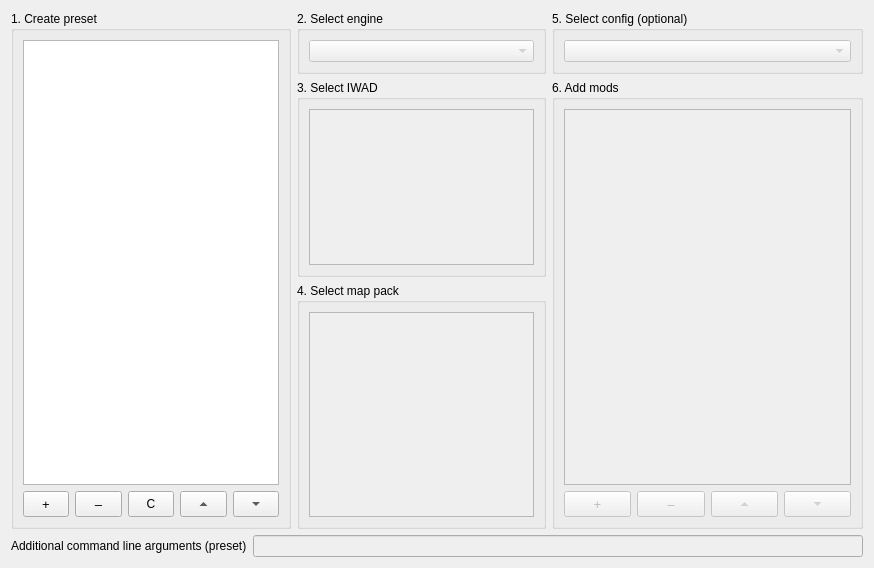
      <widget class="QWidget" name="filesTab">
       <attribute name="title">
        <string>Files</string>
       </attribute>
       <layout class="QVBoxLayout" name="verticalLayout_12">
        <item>
         <layout class="QHBoxLayout" name="horizontalLayout_14" stretch="90,80,100">
          <item>
           <layout class="QVBoxLayout" name="verticalLayout">
            <item>
             <widget class="QGroupBox" name="presetGroupBox">
              <property name="title">
               <string>1. Create preset</string>
              </property>
              <layout class="QVBoxLayout" name="verticalLayout_4">
               <item>
                <widget class="EditableListView" name="presetListView">
                 <property name="editTriggers">
                  <set>QAbstractItemView::NoEditTriggers</set>
                 </property>
                </widget>
               </item>
               <item>
                <layout class="QHBoxLayout" name="horizontalLayout_3">
                 <item>
                  <widget class="QToolButton" name="presetBtnAdd">
                   <property name="sizePolicy">
                    <sizepolicy hsizetype="Expanding" vsizetype="Fixed">
                     <horstretch>0</horstretch>
                     <verstretch>0</verstretch>
                    </sizepolicy>
                   </property>
                   <property name="minimumSize">
                    <size>
                     <width>0</width>
                     <height>26</height>
                    </size>
                   </property>
                   <property name="font">
                    <font>
                     <pointsize>10</pointsize>
                    </font>
                   </property>
                   <property name="toolTip">
                    <string>&lt;html&gt;&lt;head/&gt;&lt;body&gt;&lt;p&gt;&lt;span style=&quot; font-size:9pt;&quot;&gt;add new preset&lt;/span&gt;&lt;/p&gt;&lt;/body&gt;&lt;/html&gt;</string>
                   </property>
                   <property name="text">
                    <string>+</string>
                   </property>
                  </widget>
                 </item>
                 <item>
                  <widget class="QToolButton" name="presetBtnDel">
                   <property name="sizePolicy">
                    <sizepolicy hsizetype="Expanding" vsizetype="Fixed">
                     <horstretch>0</horstretch>
                     <verstretch>0</verstretch>
                    </sizepolicy>
                   </property>
                   <property name="minimumSize">
                    <size>
                     <width>0</width>
                     <height>26</height>
                    </size>
                   </property>
                   <property name="font">
                    <font>
                     <pointsize>10</pointsize>
                    </font>
                   </property>
                   <property name="toolTip">
                    <string>&lt;html&gt;&lt;head/&gt;&lt;body&gt;&lt;p&gt;&lt;span style=&quot; font-size:9pt;&quot;&gt;delete selected preset&lt;/span&gt;&lt;/p&gt;&lt;/body&gt;&lt;/html&gt;</string>
                   </property>
                   <property name="text">
                    <string>‒</string>
                   </property>
                  </widget>
                 </item>
                 <item>
                  <widget class="QToolButton" name="presetBtnClone">
                   <property name="sizePolicy">
                    <sizepolicy hsizetype="Expanding" vsizetype="Fixed">
                     <horstretch>0</horstretch>
                     <verstretch>0</verstretch>
                    </sizepolicy>
                   </property>
                   <property name="minimumSize">
                    <size>
                     <width>0</width>
                     <height>26</height>
                    </size>
                   </property>
                   <property name="toolTip">
                    <string>&lt;html&gt;&lt;head/&gt;&lt;body&gt;&lt;p&gt;&lt;span style=&quot; font-size:9pt;&quot;&gt;clone selected preset&lt;/span&gt;&lt;/p&gt;&lt;/body&gt;&lt;/html&gt;</string>
                   </property>
                   <property name="text">
                    <string>C</string>
                   </property>
                  </widget>
                 </item>
                 <item>
                  <widget class="QToolButton" name="presetBtnUp">
                   <property name="sizePolicy">
                    <sizepolicy hsizetype="Expanding" vsizetype="Fixed">
                     <horstretch>0</horstretch>
                     <verstretch>0</verstretch>
                    </sizepolicy>
                   </property>
                   <property name="minimumSize">
                    <size>
                     <width>0</width>
                     <height>26</height>
                    </size>
                   </property>
                   <property name="toolTip">
                    <string>&lt;html&gt;&lt;head/&gt;&lt;body&gt;&lt;p&gt;&lt;span style=&quot; font-size:9pt;&quot;&gt;move selected preset up&lt;/span&gt;&lt;/p&gt;&lt;/body&gt;&lt;/html&gt;</string>
                   </property>
                   <property name="text">
                    <string>...</string>
                   </property>
                   <property name="arrowType">
                    <enum>Qt::UpArrow</enum>
                   </property>
                  </widget>
                 </item>
                 <item>
                  <widget class="QToolButton" name="presetBtnDown">
                   <property name="sizePolicy">
                    <sizepolicy hsizetype="Expanding" vsizetype="Fixed">
                     <horstretch>0</horstretch>
                     <verstretch>0</verstretch>
                    </sizepolicy>
                   </property>
                   <property name="minimumSize">
                    <size>
                     <width>0</width>
                     <height>26</height>
                    </size>
                   </property>
                   <property name="toolTip">
                    <string>&lt;html&gt;&lt;head/&gt;&lt;body&gt;&lt;p&gt;&lt;span style=&quot; font-size:9pt;&quot;&gt;move selected preset down&lt;/span&gt;&lt;/p&gt;&lt;/body&gt;&lt;/html&gt;</string>
                   </property>
                   <property name="text">
                    <string>...</string>
                   </property>
                   <property name="arrowType">
                    <enum>Qt::DownArrow</enum>
                   </property>
                  </widget>
                 </item>
                </layout>
               </item>
              </layout>
             </widget>
            </item>
           </layout>
          </item>
          <item>
           <layout class="QVBoxLayout" name="verticalLayout_2" stretch="0,8,10">
            <item>
             <widget class="QGroupBox" name="engineGrpBox">
              <property name="title">
               <string>2. Select engine</string>
              </property>
              <layout class="QHBoxLayout" name="horizontalLayout_2">
               <item>
                <widget class="QComboBox" name="engineCmbBox">
                 <property name="enabled">
                  <bool>false</bool>
                 </property>
                </widget>
               </item>
              </layout>
             </widget>
            </item>
            <item>
             <widget class="QGroupBox" name="iwadGrpBox">
              <property name="maximumSize">
               <size>
                <width>16777215</width>
                <height>210</height>
               </size>
              </property>
              <property name="title">
               <string>3. Select IWAD</string>
              </property>
              <layout class="QVBoxLayout" name="verticalLayout_5">
               <item>
                <widget class="QListView" name="iwadListView">
                 <property name="enabled">
                  <bool>false</bool>
                 </property>
                 <property name="editTriggers">
                  <set>QAbstractItemView::NoEditTriggers</set>
                 </property>
                </widget>
               </item>
              </layout>
             </widget>
            </item>
            <item>
             <widget class="QGroupBox" name="mapGrpBox">
              <property name="title">
               <string>4. Select map pack</string>
              </property>
              <layout class="QVBoxLayout" name="verticalLayout_7">
               <item>
                <widget class="QTreeView" name="mapDirView">
                 <property name="enabled">
                  <bool>false</bool>
                 </property>
                 <property name="editTriggers">
                  <set>QAbstractItemView::NoEditTriggers</set>
                 </property>
                 <property name="selectionMode">
                  <enum>QAbstractItemView::ExtendedSelection</enum>
                 </property>
                 <property name="rootIsDecorated">
                  <bool>true</bool>
                 </property>
                 <property name="headerHidden">
                  <bool>true</bool>
                 </property>
                </widget>
               </item>
              </layout>
             </widget>
            </item>
           </layout>
          </item>
          <item>
           <layout class="QVBoxLayout" name="verticalLayout_3">
            <item>
             <widget class="QGroupBox" name="configGrpBox">
              <property name="title">
               <string>5. Select config (optional)</string>
              </property>
              <layout class="QVBoxLayout" name="verticalLayout_13">
               <item>
                <widget class="QComboBox" name="configCmbBox">
                 <property name="enabled">
                  <bool>false</bool>
                 </property>
                </widget>
               </item>
              </layout>
             </widget>
            </item>
            <item>
             <widget class="QGroupBox" name="modGrpBox">
              <property name="title">
               <string>6. Add mods</string>
              </property>
              <layout class="QVBoxLayout" name="verticalLayout_6">
               <item>
                <widget class="EditableListView" name="modListView">
                 <property name="enabled">
                  <bool>false</bool>
                 </property>
                 <property name="editTriggers">
                  <set>QAbstractItemView::NoEditTriggers</set>
                 </property>
                 <property name="selectionMode">
                  <enum>QAbstractItemView::ContiguousSelection</enum>
                 </property>
                </widget>
               </item>
               <item>
                <layout class="QHBoxLayout" name="horizontalLayout_4">
                 <item>
                  <widget class="QToolButton" name="modBtnAdd">
                   <property name="enabled">
                    <bool>false</bool>
                   </property>
                   <property name="sizePolicy">
                    <sizepolicy hsizetype="Expanding" vsizetype="Fixed">
                     <horstretch>0</horstretch>
                     <verstretch>0</verstretch>
                    </sizepolicy>
                   </property>
                   <property name="minimumSize">
                    <size>
                     <width>0</width>
                     <height>26</height>
                    </size>
                   </property>
                   <property name="font">
                    <font>
                     <pointsize>10</pointsize>
                    </font>
                   </property>
                   <property name="toolTip">
                    <string>&lt;html&gt;&lt;head/&gt;&lt;body&gt;&lt;p&gt;&lt;span style=&quot; font-size:9pt;&quot;&gt;add new mod file&lt;/span&gt;&lt;/p&gt;&lt;/body&gt;&lt;/html&gt;</string>
                   </property>
                   <property name="text">
                    <string>+</string>
                   </property>
                  </widget>
                 </item>
                 <item>
                  <widget class="QToolButton" name="modBtnDel">
                   <property name="enabled">
                    <bool>false</bool>
                   </property>
                   <property name="sizePolicy">
                    <sizepolicy hsizetype="Expanding" vsizetype="Fixed">
                     <horstretch>0</horstretch>
                     <verstretch>0</verstretch>
                    </sizepolicy>
                   </property>
                   <property name="minimumSize">
                    <size>
                     <width>0</width>
                     <height>26</height>
                    </size>
                   </property>
                   <property name="font">
                    <font>
                     <pointsize>10</pointsize>
                    </font>
                   </property>
                   <property name="toolTip">
                    <string>&lt;html&gt;&lt;head/&gt;&lt;body&gt;&lt;p&gt;&lt;span style=&quot; font-size:9pt;&quot;&gt;remove mod file&lt;/span&gt;&lt;/p&gt;&lt;/body&gt;&lt;/html&gt;</string>
                   </property>
                   <property name="text">
                    <string>‒</string>
                   </property>
                  </widget>
                 </item>
                 <item>
                  <widget class="QToolButton" name="modBtnUp">
                   <property name="enabled">
                    <bool>false</bool>
                   </property>
                   <property name="sizePolicy">
                    <sizepolicy hsizetype="Expanding" vsizetype="Fixed">
                     <horstretch>0</horstretch>
                     <verstretch>0</verstretch>
                    </sizepolicy>
                   </property>
                   <property name="minimumSize">
                    <size>
                     <width>0</width>
                     <height>26</height>
                    </size>
                   </property>
                   <property name="toolTip">
                    <string>&lt;html&gt;&lt;head/&gt;&lt;body&gt;&lt;p&gt;&lt;span style=&quot; font-size:9pt;&quot;&gt;move selected mod up&lt;/span&gt;&lt;/p&gt;&lt;/body&gt;&lt;/html&gt;</string>
                   </property>
                   <property name="text">
                    <string>...</string>
                   </property>
                   <property name="arrowType">
                    <enum>Qt::UpArrow</enum>
                   </property>
                  </widget>
                 </item>
                 <item>
                  <widget class="QToolButton" name="modBtnDown">
                   <property name="enabled">
                    <bool>false</bool>
                   </property>
                   <property name="sizePolicy">
                    <sizepolicy hsizetype="Expanding" vsizetype="Fixed">
                     <horstretch>0</horstretch>
                     <verstretch>0</verstretch>
                    </sizepolicy>
                   </property>
                   <property name="minimumSize">
                    <size>
                     <width>0</width>
                     <height>26</height>
                    </size>
                   </property>
                   <property name="toolTip">
                    <string>&lt;html&gt;&lt;head/&gt;&lt;body&gt;&lt;p&gt;&lt;span style=&quot; font-size:9pt;&quot;&gt;move selected mod down&lt;/span&gt;&lt;/p&gt;&lt;/body&gt;&lt;/html&gt;</string>
                   </property>
                   <property name="text">
                    <string>...</string>
                   </property>
                   <property name="arrowType">
                    <enum>Qt::DownArrow</enum>
                   </property>
                  </widget>
                 </item>
                </layout>
               </item>
              </layout>
             </widget>
            </item>
           </layout>
          </item>
         </layout>
        </item>
        <item>
         <layout class="QHBoxLayout" name="horizontalLayout">
          <item>
           <widget class="QLabel" name="presetCmdArgsLabel">
            <property name="sizePolicy">
             <sizepolicy hsizetype="Minimum" vsizetype="Fixed">
              <horstretch>0</horstretch>
              <verstretch>0</verstretch>
             </sizepolicy>
            </property>
            <property name="minimumSize">
             <size>
              <width>171</width>
              <height>17</height>
             </size>
            </property>
            <property name="text">
             <string>Additional command line arguments (preset)</string>
            </property>
           </widget>
          </item>
          <item>
           <widget class="QLineEdit" name="presetCmdArgsLine">
            <property name="enabled">
             <bool>false</bool>
            </property>
            <property name="minimumSize">
             <size>
              <width>0</width>
              <height>22</height>
             </size>
            </property>
           </widget>
          </item>
         </layout>
        </item>
       </layout>
      </widget>
